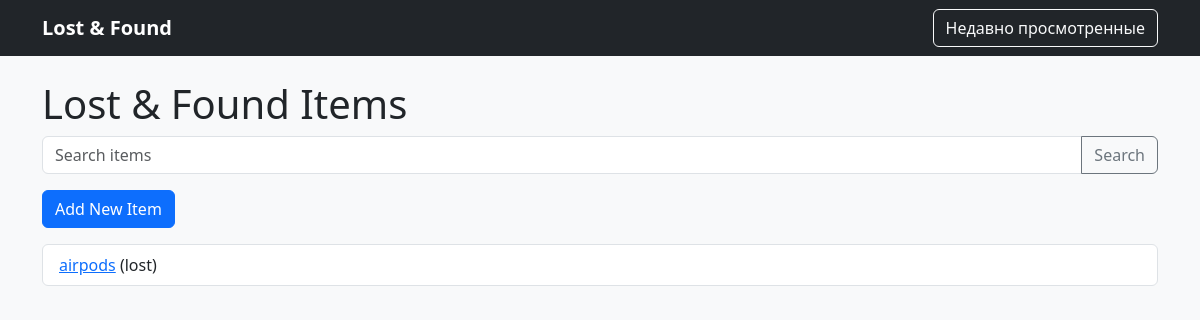
Before: /items/ (signed in) with the older database file.
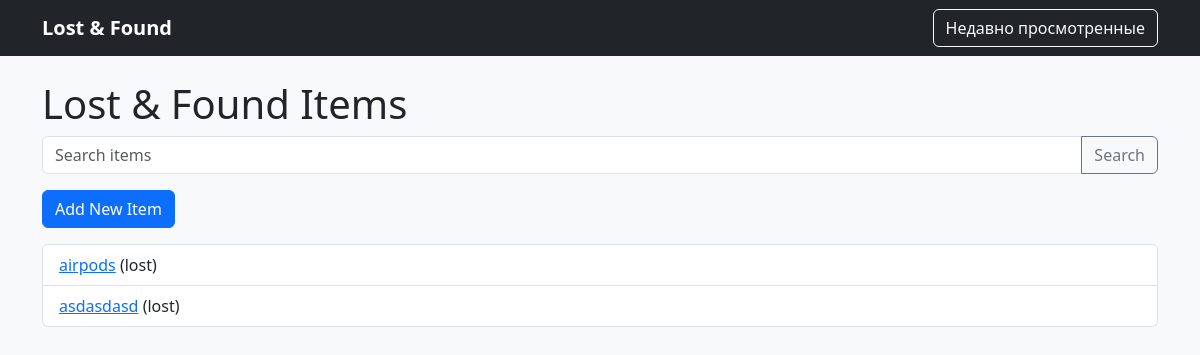
After: the same page with the newer database file.
### lost_and_found_app/models.py (models this page shows, shortened)
class Item(models.Model):
    STATUS_CHOICES = [
        ('lost', 'Lost'),
        ('found', 'Found'),
    ]
    title = models.CharField(max_length=200)
    description = models.TextField()
    category = models.ForeignKey(Category, on_delete=models.CASCADE)
    location = models.CharField(max_length=255)
    status = models.CharField(max_length=5, choices=STATUS_CHOICES)
    date_posted = models.DateTimeField(auto_now_add=True)
    user = models.ForeignKey(User, on_delete=models.CASCADE)
    is_approved = models.BooleanField(default=False)
    image = models.ImageField(upload_to='items/', blank=True, null=True)  # Новое поле

### lost_and_found_app/views.py (the view)
# urls.py: path('items/', item_list, name='item_list'),
@login_required
def item_list(request):
    query = request.GET.get('q')
    if request.user.is_staff:
        items = Item.objects.all()
    else:
        items = Item.objects.filter(is_approved=True)
    if query:
        items = items.filter(title__istartswith=query)
    return render(request, 'item_list.html', {'items': items})

### lost_and_found_app/templates/item_list.html
{% extends 'base.html' %}
{% block content %}
<h1>Lost &amp; Found Items</h1>
<form method="get" action="{% url 'item_list' %}" class="mb-3">
    <div class="input-group">
        <input type="text" name="q" class="form-control" placeholder="Search items" value="{{ request.GET.q|default:'' }}">
        <button type="submit" class="btn btn-outline-secondary">Search</button>
    </div>
</form>
<a href="{% url 'item_create' %}" class="btn btn-primary mb-3">Add New Item</a>
<ul class="list-group">
    {% for item in items %}
        <li class="list-group-item">
            <a href="{% url 'item_detail' item.id %}">{{ item.title }}</a> ({{ item.status }})
        </li>
    {% empty %}
        <li class="list-group-item">No items found.</li>
    {% endfor %}
</ul>
{% endblock %}

Changed rows visible on the page:
added Item: title "asdasdasd", status "lost"
